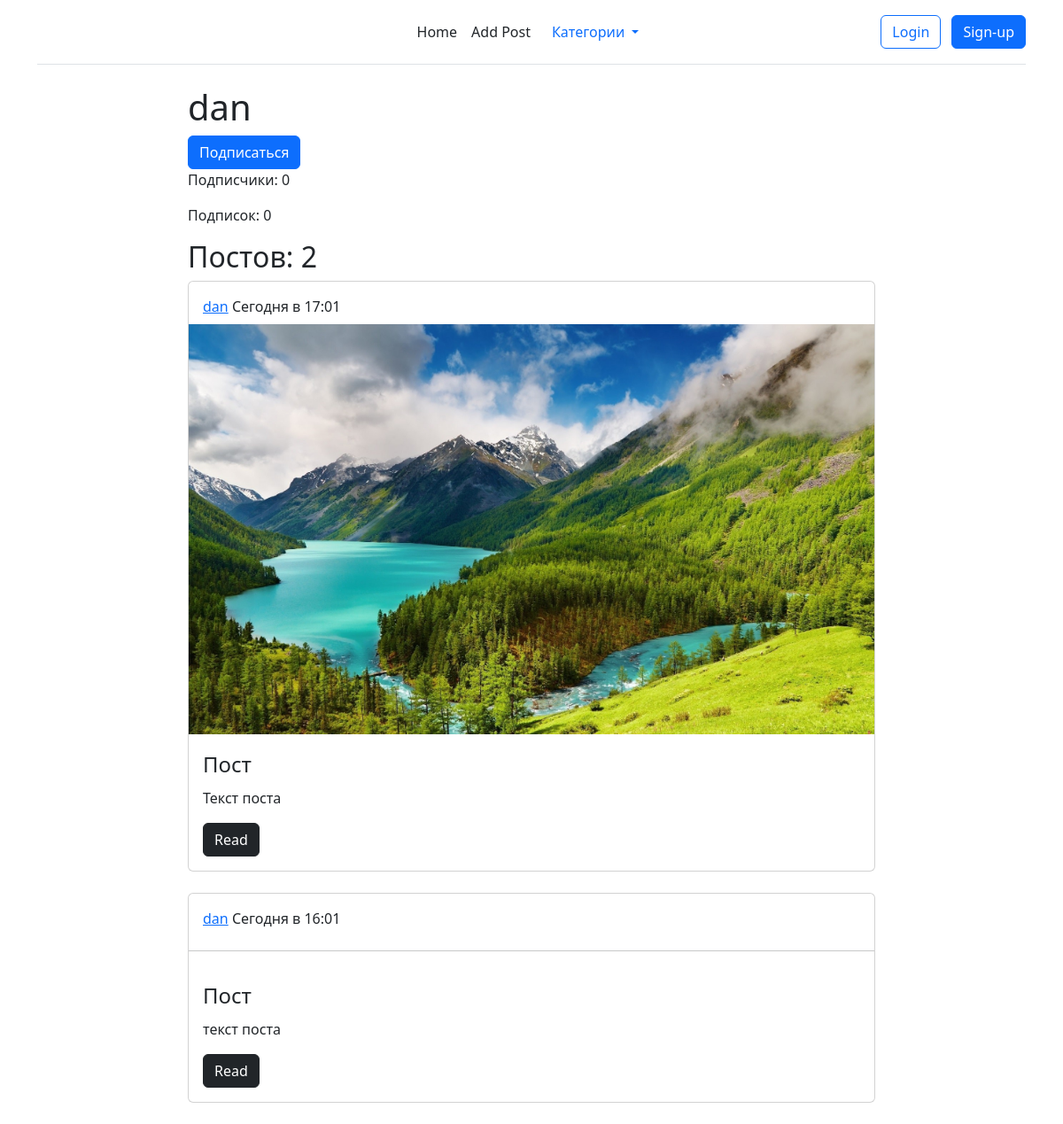
The app's page /profile/dan with its own data.
### blog/models.py (models this page shows, shortened)
class Post(models.Model):
    title = models.CharField(max_length=150, verbose_name='Заголовок')
    author = models.ForeignKey(User, on_delete=models.CASCADE, related_name='posts', verbose_name='Автор')
    date_post = models.DateTimeField(auto_now_add=True, verbose_name='Дата публикации')
    text = models.TextField(verbose_name='Текст')
    slug = models.SlugField(unique=True)
    image = models.ImageField(blank=True, null=True)
    category = models.ForeignKey(Category, on_delete=models.SET_NULL, related_name='posts', verbose_name='Категория',
                                 null=True)
    def get_absolute_url(self):
        return reverse('post', kwargs={'url': self.slug})
    def is_today(self):
        return date.today() == date(self.date_post.year, self.date_post.month, self.date_post.day)
    class Meta:
        verbose_name_plural = 'Посты'
        verbose_name = 'Пост'
        ordering = ('-id',)

### blog/views.py (the view)
# urls.py: path('profile/<str:username>', ShowProfileView.as_view(), name='profile'),
class ShowProfileView(ListView):
    paginate_by = 10
    template_name = 'blog/profile.html'
    login_url = 'login'
    def get_context_data(self, **kwargs):
        author = User.objects.get(username=self.kwargs['username'])
        kwargs['user'] = self.request.user
        kwargs['author'] = author
        kwargs['followers'] = author.follower.all()
        kwargs['following'] = author.following.all()
        if self.request.user.id:
            if Follow.objects.filter(user=self.request.user, author=author):
                kwargs['is_followed'] = True
            else:
                kwargs['is_followed'] = False
        return super().get_context_data(**kwargs)
    def get_queryset(self):
        user = User.objects.get(username=self.kwargs['username'])
        self.queryset = user.posts.all()
        return super().get_queryset()

### blog/context_processors.py (called while the page is built)
def category_model(request):
    return {'categories': Category.objects.all()}

### blog/templates/blog/profile.html (shortened to what this page needs)
{% extends 'blog/base.html' %}
{% block content %}
<div class="container">
    {% if not update %}
    <h1>{{ author.username }}</h1>
    {% if not is_followed and not author.username == user.username %}
    <a class="btn btn-primary" href="{% url 'follow' author.username %}">Подписаться</a>
    {% elif is_followed and not author.username == user.username%}
    <a class="btn btn-primary" href="{% url 'unfollow' author.username %}">Отписаться</a>
    {% endif %}
    <p>Подписчики: {{ followers.count }}</p>
    <p>Подписок: {{ following.count }}</p>
    {% endif %}
    {% if update %}
    <form id="update_form" method="post">
        {% csrf_token %}
        <div class="mb-3">
        <label for="exampleFormControlInput1" class="form-label">Title</label>
        {{ form.title }}
        </div>
        <div class="mb-3">
        <label for="exampleFormControlTextarea1" class="form-label">Text</label>
            {{ form.text }}
    </form>
    <button form="update_form" type="submit" class="btn btn-primary mt-4">Обновить</button>
    </div>
    {% else %}
    {% if user == author %}
        <h2>Постов: {{ object_list.count }}</h2>
        {% else %}
        <h2>Постов: {{ object_list.count }}</h2>
        {% endif %}
        {% for post in object_list %}
          {% include "blog/post_item.html" with post=post %}
        {% endfor %}
        {% endif %}
</div>
{% endblock %}

### blog/templates/blog/post_item.html (shortened to what this page needs)
<div class="card mb-4" >
  <div class="card-body" style="height: 3rem;">
      <p class="card-text"><a href="{% url 'profile' post.author  %}">{{ post.author }}</a>
          {% if post.is_today %}
          Сегодня в {{ post.date_post|date:"G:m" }}
          {% else %}
          {{ post.date_post|date:"d.m.Y в G:m" }}
          {% endif %}
      </p>
  </div>
    {% load thumbnail %}
    {% thumbnail post.image "960x339" crop="center" upscale=True as im %}
    <img src="{{ im.url }}">
    {% empty %}
    <hr>
    {% endthumbnail %}
    <div class="card-body">
        <p class="card-title fs-4">{{ post.title }}</p>
        <p class="card-text">{{ post.text|truncatewords:50 }}</p>
        <a class="btn btn-dark" href="{{ post.get_absolute_url }}" role="button">Read</a>
    </div>
</div>

### blog/static/blog/css/style.css (style rules this page uses)
body { background-color: #16354D; font-family: Roboto; }

### records on screen
Post: author "dan", date_post "17:01", title "Пост", text "Текст поста"
Post: author "dan", date_post "16:01", title "Пост", text "текст поста"

### other values on screen
{{ author.username }} "dan"
{{ followers.count }} "0"
{{ following.count }} "0"
{{ object_list.count }} "2"
